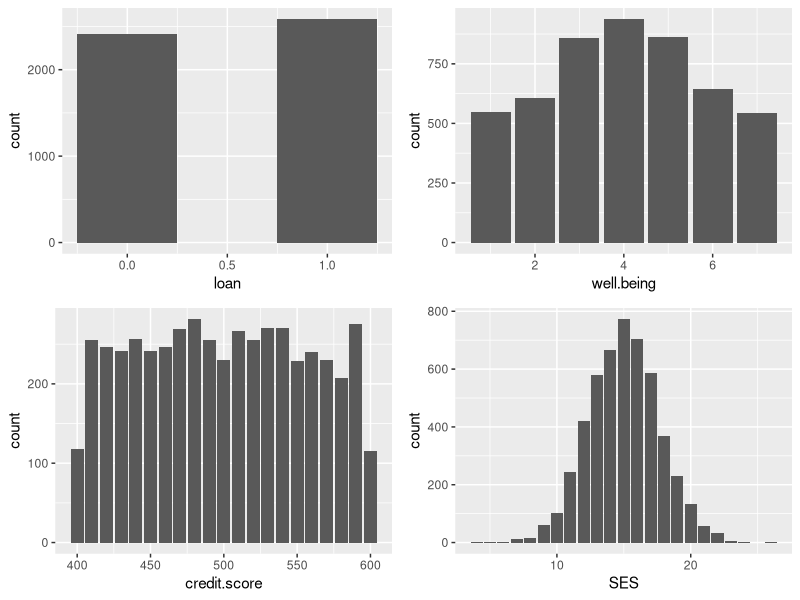
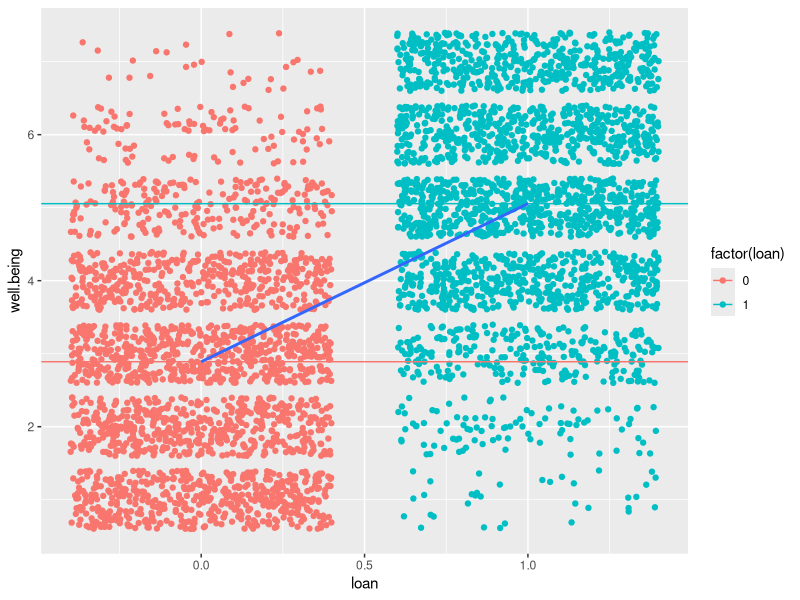
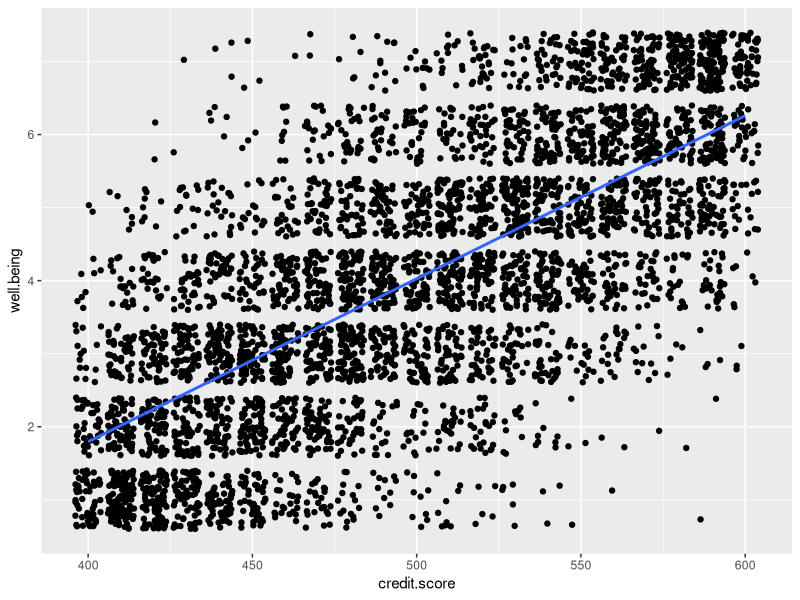
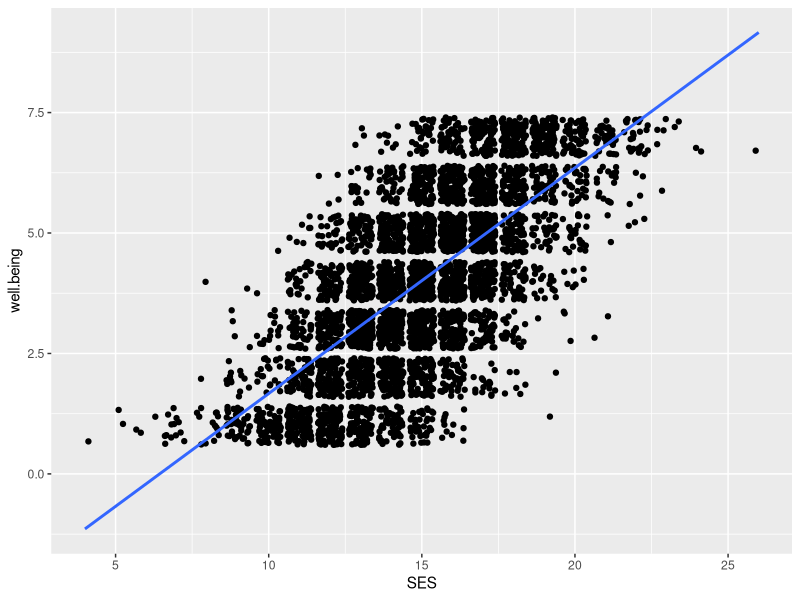
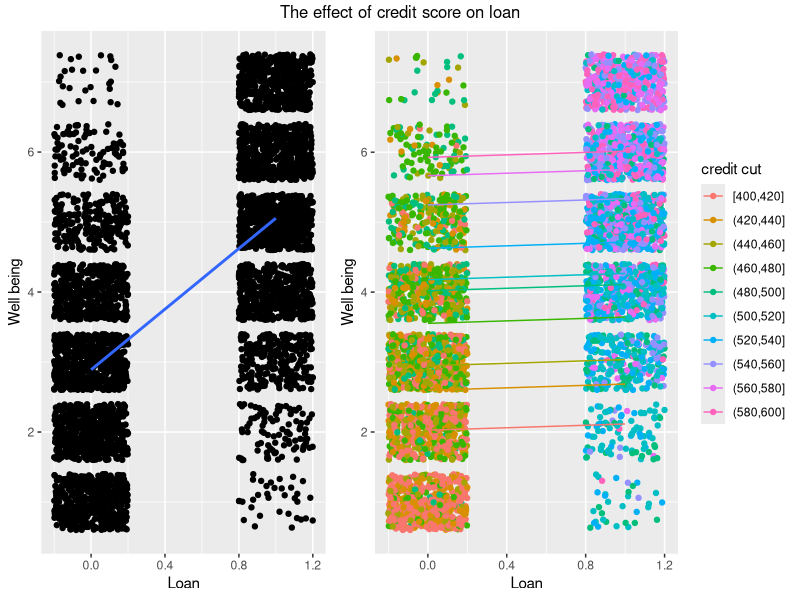
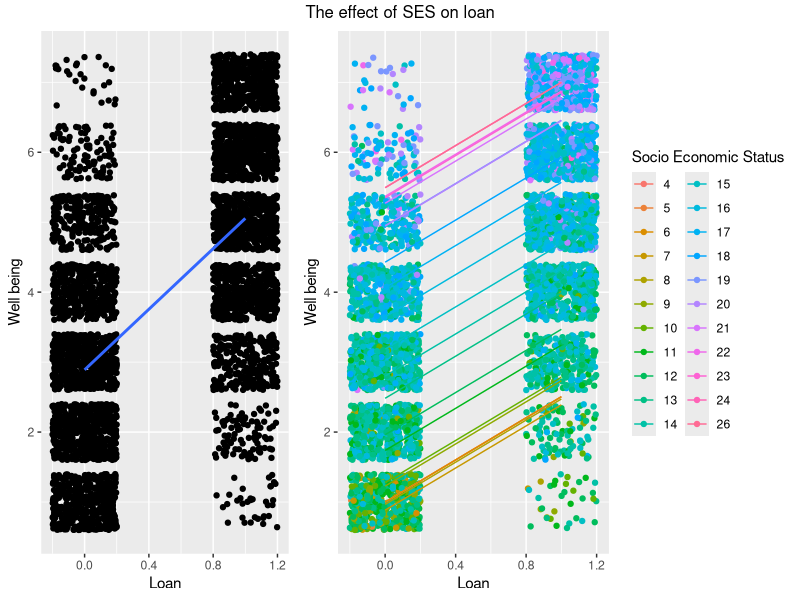

Source code (R) for these figures, in order: (Note: this script raises an error after producing the figures.)
## ---- chunk 1
library(tidyverse)
library(emmeans)
library(gridExtra)
library(grid)
options(width=100)
## ---- chunk 2
payday <- read_csv("payday.csv")
glimpse(payday)
## ---- chunk 3
grid.arrange(ggplot(payday, aes(x=loan)) + geom_bar(width=0.5),
             ggplot(payday, aes(x=well.being)) + geom_bar(),
             ggplot(payday, aes(x=credit.score)) + geom_bar(),
             ggplot(payday, aes(x=SES)) + geom_bar()
)
## ---- chunk 4
mean.wellbeing.loan <- payday %>% group_by(loan) %>% summarize(mean.well = mean(well.being))

ggplot(payday, aes(x=loan, y=well.being)) + geom_jitter(aes(col = factor(loan))) + geom_hline(data = mean.wellbeing.loan, aes(yintercept = mean.well, col = factor(loan))) + geom_smooth(data = payday, mapping = aes(x=loan, y=well.being), method = "lm", se=FALSE)

ggplot(payday, aes(x=credit.score, y=well.being)) + geom_jitter() + geom_smooth(method = "lm", se=FALSE)

ggplot(payday, aes(x=SES, y=well.being)) + geom_jitter() + geom_smooth(method = "lm", se=FALSE)
## ---- chunk 5
m.wellbeing.loan <- lm(well.being ~ loan, data = payday)
m.wellbeing.credit <- lm(well.being ~ credit.score, data = payday)
m.wellbeing.loan.credit <- lm(well.being ~ credit.score + loan, data = payday)
m.wellbeing.loan.credit.SES <- lm(well.being ~ credit.score + loan + SES, data = payday)
m.wellbeing.loan.SES <- lm(well.being ~ SES + loan, data = payday)
m.wellbeing.loan.SES.combo <- lm(well.being ~ SES * loan, data = payday)

summary(m.wellbeing.loan)
summary(m.wellbeing.loan.credit)

summary(m.wellbeing.credit)
summary(m.wellbeing.loan.credit)
summary(m.wellbeing.loan.credit.SES)
summary(m.wellbeing.loan.SES)

summary(m.wellbeing.loan.SES.combo)
#the product of SES and loan is not significant impact on the prediction -> MEANINGLESS!

## ---- chunk 6
cbind(coefficient=coef(m.wellbeing.loan), confint(m.wellbeing.loan))
cbind(coefficient=coef(m.wellbeing.credit), confint(m.wellbeing.credit))
cbind(coefficient=coef(m.wellbeing.loan.credit), confint(m.wellbeing.loan.credit))
cbind(coefficient=coef(m.wellbeing.loan.SES), confint(m.wellbeing.loan.SES))
cbind(coefficient=coef(m.wellbeing.loan.SES.combo), confint(m.wellbeing.loan.SES.combo))

m.wellbeing.loan.emm <- summary(emmeans(m.wellbeing.loan, ~loan))
m.wellbeing.credit.emm <- summary(emmeans(m.wellbeing.credit, ~credit.score))
m.wellbeing.loan.credit.emm <- summary(emmeans(m.wellbeing.loan.credit, ~ credit.score + loan))
m.wellbeing.loan.SES.emm <- summary(emmeans(m.wellbeing.loan.SES, ~ SES + loan))
#loan emmean (0 = 2.89 / 1 = 5.05) VS loan.credit emmean (0 = 4.09 / 1 = 3.94)
#loan.credit model is wrong due to the multicollinearity
#loan.SES model explains OK? (0 = 3.23 / 1 = 4.74)

anova(m.wellbeing.loan)
anova(m.wellbeing.credit)
anova(m.wellbeing.loan.credit)
anova(m.wellbeing.loan.SES)
anova(m.wellbeing.loan.credit.SES)
anova(m.wellbeing.loan.SES.combo)

drop1(m.wellbeing.loan.credit, test="F")
## ---- chunk 7
round(cor(payday[,c("credit.score", "loan", "SES")]), digits = 1)^2

#there is strong positive correlation (r2 = 0.81) between credit.score and loan -> becuz ppl who have credit of 500 or over received loan
## ---- chunk 8
#graph showing the effect of credit.score on loan
credit.deciles <- quantile(pull(payday, credit.score), seq(0,1,.1))
payday.creditcut <- payday %>% mutate(credit.cut = cut(credit.score, breaks=credit.deciles, include.lowest=TRUE))
payday.by.credit.cut.loan <- payday.creditcut %>% group_by(credit.cut,loan) %>% summarise(mean.wellbeing=mean(well.being), mean.credit=mean(credit.score))

m.wellbeing.loan.credit.cut <- lm(well.being ~ credit.cut + loan, data=payday.creditcut)
m.wellbeing.loan.credit.cut.emm <- summary(emmeans(m.wellbeing.loan.credit.cut, ~credit.cut + loan))

grid.arrange(
	ggplot(payday.creditcut, aes(y=well.being, x=loan)) + geom_jitter(width = 0.2) + geom_smooth(method = "lm", se=FALSE) + labs(x= "Loan", y="Well being"),
	ggplot(payday.creditcut, aes(y=well.being, x=loan, col=credit.cut)) + geom_jitter(width = 0.2) + geom_line(data=m.wellbeing.loan.credit.cut.emm, aes(y=emmean, x=loan, col=credit.cut)) + guides(col=guide_legend(title="credit cut")) + labs(x= "Loan", y="Well being"),
	ncol=2 , widths=c(1,1.4), top = "The effect of credit score on loan"
)
## ---- chunk 9
#graph showing the effect of SES on loan
credit.deciles <- quantile(pull(payday, credit.score), seq(0,1,.1))
payday.creditcut <- payday %>% mutate(credit.cut = cut(credit.score, breaks=credit.deciles, include.lowest=TRUE))

m.wellbeing.loan.SES.factor <- lm(well.being ~ factor(SES) + loan, data=payday.creditcut)
m.wellbeing.loan.SES.factor.emm <- summary(emmeans(m.wellbeing.loan.SES.factor, ~ factor(SES) + loan))

grid.arrange(
	ggplot(payday, aes(y=well.being, x=loan)) + geom_jitter(width = 0.2) + geom_smooth(method = "lm", se=FALSE) + labs(x= "Loan", y="Well being"),
	ggplot(payday, aes(y=well.being, x=loan, col=factor(SES))) + geom_jitter(width = 0.2) + geom_line(data=m.wellbeing.loan.SES.factor.emm, aes(y=emmean, x=loan, col=factor(SES))) + guides(col=guide_legend(title="Socio Economic Status")) + labs(x= "Loan", y="Well being"),
	ncol=2 , widths=c(1,1.7), top = "The effect of SES on loan"
)
## ---- chunk 10

## ---- chunk 11
#survive -> adverse.credit.event
#age -> SES
#sex -> loan
Age.deciles <- quantile(titanic$Age, probs=seq(0,1,0.1))
titanic <- titanic %>% mutate(Age.Decile=cut(Age, breaks=Age.deciles, include.lowest=TRUE))
titanic.by.age.sex <- titanic %>% group_by(Age.Decile,Sex) %>% summarise(Proportion.Survived=mean(Survived), decile.mean.age=mean(Age))

ggplot(summary(m.titanic.by.age.sex.binom.emm), aes(x=Age, col=Sex, fill=Sex, y=prob, ymin=asymp.LCL, ymax=asymp.UCL)) + 
    geom_ribbon(alpha=0.5) + geom_line() + 
    geom_jitter(data=titanic, mapping=aes(y=Survived, x=Age, col=Sex, ymin=NULL, ymax=NULL), height=0.04, width=0, alpha=0.5) + 
    geom_point(data=titanic.by.age.sex, mapping=aes(y=Proportion.Survived, x=decile.mean.age, col=Sex, ymin=NULL, ymax=NULL), size=2, shape=3) +
    labs(x="Age / Years", y="Probability of Survival", subtitle="Dots are individuals who survive or die.\n+s are the proportion surviving in each age decile.\nThe line and ribbon are the fit of a logistic regression model and its 95% CI") + 
    ylim(-0.05,1.05)
